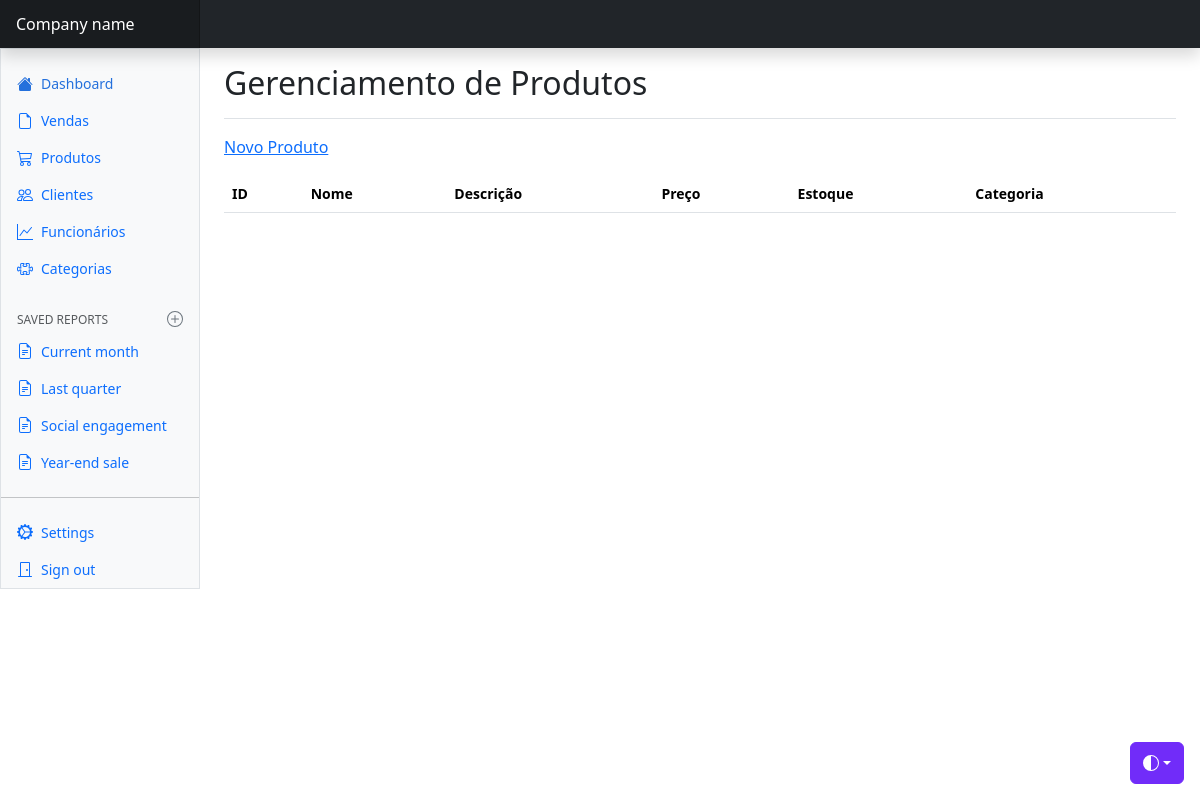
The page /rosaintima/views/produto/index.php on the database as committed earlier.
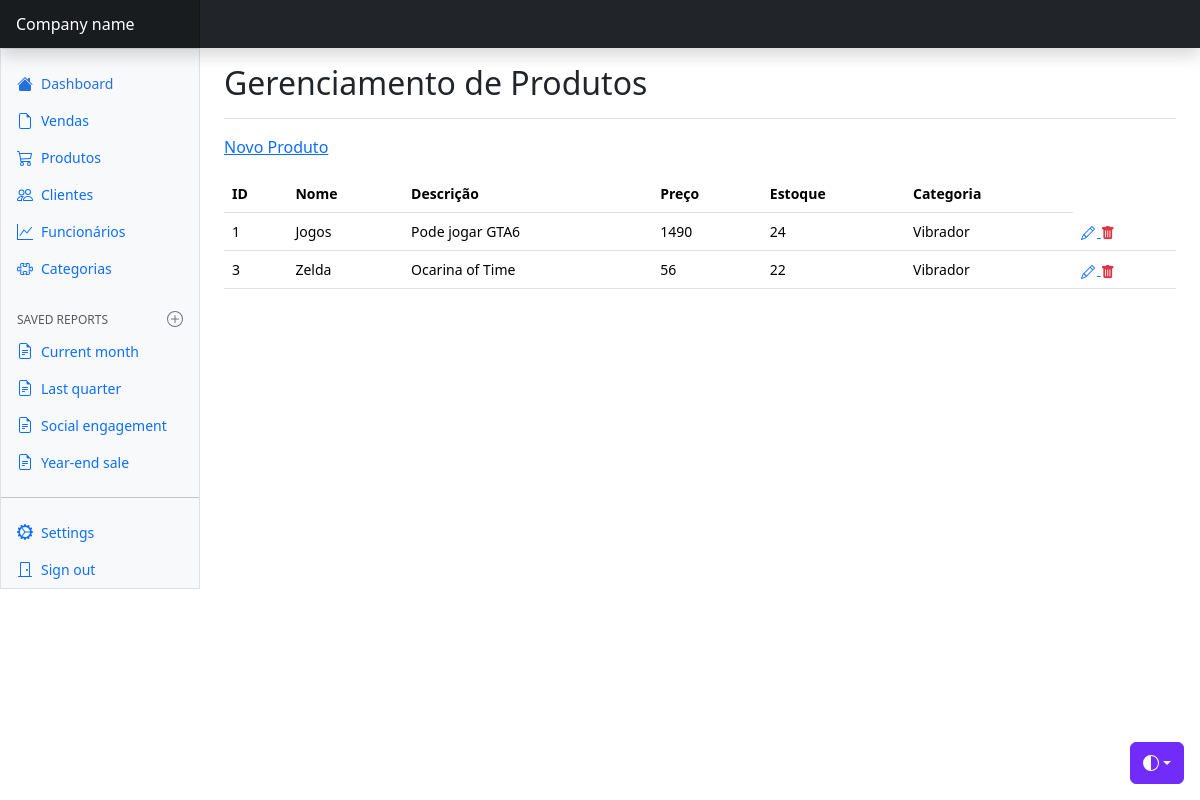
The same page on the database as committed later.
### tables this page shows
CREATE TABLE `produto` (
  `id_produto` int NOT NULL AUTO_INCREMENT,
  `nome` varchar(45) DEFAULT NULL,
  `descricao` text,
  `preco` float DEFAULT NULL,
  `estoque` varchar(45) DEFAULT NULL,
  `id_categoria` int NOT NULL,
  PRIMARY KEY (`id_produto`),
  KEY `fk_filme_categoria_idx` (`id_categoria`),
  CONSTRAINT `fk_filme_categoria` FOREIGN KEY (`id_categoria`) REFERENCES `categoria` (`id_categoria`)
);

CREATE TABLE `categoria` (
  `id_categoria` int NOT NULL AUTO_INCREMENT,
  `descricao` varchar(45) DEFAULT NULL,
  PRIMARY KEY (`id_categoria`)
);

### rosaintima/config/BD.php (called while the page is built)
<?php
    class BD {
        public static function getConexao() {
            $conn = new PDO(
                "mysql:host=localhost;dbname=bd_rosaintima",
                "root",
                "root"
            );
            return $conn;
        }
    }

### rosaintima/model/dao/ProdutoDAO.php (called while the page is built, shortened)
<?php
    class ProdutoDAO {
        public function read() {
            try {
                $query = BD::getConexao()->prepare("SELECT * FROM produto");
                if(!$query->execute()){
                    print_r($query->errorInfo());
                }
                $listaProdutos = array();
                foreach($query->fetchAll(PDO::FETCH_ASSOC) as $linha) {
                    $produto = new Produto();
                    $produto->setId($linha['id_produto']);
                    $produto->setNome($linha['nome']);
                    $produto->setDescricao($linha['descricao']);
                    $produto->setPreco($linha['preco']);
                    $produto->setEstoque($linha['estoque']);
                    $daoCategoria = new CategoriaDAO();
                    $categoria = $daoCategoria->find($linha['id_categoria']);
                    $produto->setCategoria($categoria);
                    array_push($listaProdutos, $produto);
                }
                return $listaProdutos;
            }
            catch(PDOException $e) {
                echo "Erro #2: " . $e->getMessage();
            }
        }
    }

### rosaintima/model/dao/CategoriaDAO.php (called while the page is built, shortened)
<?php
    class CategoriaDAO {
        public function find($id) {
            try {
                $query = BD::getConexao()->prepare("SELECT * FROM categoria WHERE id_categoria = :i");
                $query->bindValue(':i', $id, PDO::PARAM_INT);
                if(!$query->execute()){
                    print_r($query->errorInfo());
                }
                if($linha = $query->fetch(PDO::FETCH_ASSOC)) {
                    $categoria = new Categoria();
                    $categoria->setId($linha['id_categoria']);
                    $categoria->setDescricao($linha['descricao']);
                }
                    return $categoria;
            }
            catch(PDOException $e) {
                echo "Erro #3: " . $e->getMessage();
            }
        }
    }

### rosaintima/model/bean/Produto.php (called while the page is built)
<?php
    class Produto {
        private $id;
        private $nome;
        private $descricao;
        private $preco;
        private $estoque;
        private $categoria;
        public function getId() {
            return $this->id;
        }
        public function setId($id) {
            $this->id = $id;
        }
        public function getNome() {
            return $this->nome;
        }
        public function setNome($nome) {
            $this->nome = $nome;
        }
        public function getDescricao() {
            return $this->descricao;
        }
        public function setDescricao($descricao) {
            $this->descricao = $descricao;
        }
        public function getEstoque() {
            return $this->estoque;
        }
        public function setEstoque($estoque) {
            $this->estoque = $estoque;
        }
        public function getPreco() {
            return $this->preco;
        }
        public function setPreco($preco) {
            $this->preco = $preco;
        }
        public function getCategoria() {
            return $this->categoria;
        }
        public function setCategoria($categoria) {
            $this->categoria = $categoria;
        }
    }

### rosaintima/model/bean/Categoria.php (called while the page is built, shortened)
<?php
    class Categoria {
        private $descricao;
        public function getDescricao() {
            return $this->descricao;
        }
        public function setDescricao($descricao) {
            $this->descricao = $descricao;
        }
    }

### rosaintima/views/produto/index.php (the view, shortened to what this page needs)
<?php
    $dao = new produtoDAO();
?>
<!doctype html>
<html lang="en" data-bs-theme="auto">
  <head>
    <link href="../../css/bootstrap.min.css" rel="stylesheet" />
    <link rel="stylesheet" href="https://cdn.jsdelivr.net/npm/bootstrap-icons@1.13.1/font/bootstrap-icons.min.css">
    <link href="../../css/dashboard.css" rel="stylesheet" />
  </head>
  <body>
    <div
      class="dropdown position-fixed bottom-0 end-0 mb-3 me-3 bd-mode-toggle"
    >
      <button
        class="btn btn-bd-primary py-2 dropdown-toggle d-flex align-items-center"
        id="bd-theme"
        type="button"
        aria-expanded="false"
        data-bs-toggle="dropdown"
        aria-label="Toggle theme (auto)"
      >
        <svg class="bi my-1 theme-icon-active" aria-hidden="true">
          <use href="#circle-half"></use>
        </svg>
      </button>
    </div>
    <header
      class="navbar sticky-top bg-dark flex-md-nowrap p-0 shadow"
      data-bs-theme="dark"
    >
      <a
        class="navbar-brand col-md-3 col-lg-2 me-0 px-3 fs-6 text-white"
        href="#"
        >Company name</a
      >
    </header>
    <div class="container-fluid">
      <div class="row">
        <div
          class="sidebar border border-right col-md-3 col-lg-2 p-0 bg-body-tertiary"
        >
          <div
            class="offcanvas-md offcanvas-end bg-body-tertiary"
            tabindex="-1"
            id="sidebarMenu"
            aria-labelledby="sidebarMenuLabel"
          >
            <?php include "../menu/navbar.php" ?>
          </div>
        </div>
        <main class="col-md-9 ms-sm-auto col-lg-10 px-md-4">
          <div
            class="d-flex justify-content-between flex-wrap flex-md-nowrap align-items-center pt-3 pb-2 mb-3 border-bottom"
          >
            <h1 class="h2">Gerenciamento de Produtos</h1>
          </div>
          <p>
            <a href="create.php"> Novo Produto</a>
          </p>
          <div class="table-responsive small">
            <table class="table table-hover">
                <tr>
                    <th>ID</th>
                    <th>Nome</th>
                    <th>Descrição</th>
                    <th>Preço</th>
                    <th>Estoque</th>
                    <th>Categoria</th>
                </tr>
                <?php foreach($dao->read() as $produto) : ?>
                    <tr>
                        <td><?= $produto->getId() ?></td>
                        <td><?= $produto->getNome() ?></td>
                        <td><?= $produto->getDescricao() ?></td>
                        <td><?= $produto->getPreco() ?></td>
                        <td><?= $produto->getEstoque() ?></td>
                        <td><?= $produto->getCategoria()->getDescricao() ?></td>
                        <td>
                          <a title="Editar" href="edit.php?id=<?= $produto->getId() ?>">
                            <i class="bi bi-pencil"></i>
                          </a>
                          <a title="Excluir" class="link-danger" href="destroy.php?id=<?= $produto->getId() ?>">
                            <i class="bi bi-trash-fill"></i>
                          </a>
                        </td>
                    </tr>
                <?php endforeach ?>
            </table>
          </div>
        </main>
      </div>
    </div>
  </body>
</html>

### rosaintima/views/menu/navbar.php
<div class="offcanvas-body d-md-flex flex-column p-0 pt-lg-3 overflow-y-auto">
    <ul class="nav flex-column">
    <li class="nav-item">
        <a
        class="nav-link d-flex align-items-center gap-2 active"
        aria-current="page"
        href="#"
        >
        <svg class="bi" aria-hidden="true">
            <use xlink:href="#house-fill"></use>
        </svg>
        Dashboard
        </a>
    </li>
    <li class="nav-item">
        <a class="nav-link d-flex align-items-center gap-2" href="../venda">
        <svg class="bi" aria-hidden="true">
            <use xlink:href="#file-earmark"></use>
        </svg>
        Vendas
        </a>
    </li>
    <li class="nav-item">
        <a class="nav-link d-flex align-items-center gap-2" href="../produto">
        <svg class="bi" aria-hidden="true">
            <use xlink:href="#cart"></use>
        </svg>
        Produtos
        </a>
    </li>
    <li class="nav-item">
        <a class="nav-link d-flex align-items-center gap-2" href="../cliente">
        <svg class="bi" aria-hidden="true">
            <use xlink:href="#people"></use>
        </svg>
        Clientes
        </a>
    </li>
    <li class="nav-item">
        <a class="nav-link d-flex align-items-center gap-2" href="../funcionario">
        <svg class="bi" aria-hidden="true">
            <use xlink:href="#graph-up"></use>
        </svg>
        Funcionários
        </a>
    </li>
    <li class="nav-item">
        <a class="nav-link d-flex align-items-center gap-2" href="../categoria">
        <svg class="bi" aria-hidden="true">
            <use xlink:href="#puzzle"></use>
        </svg>
        Categorias
        </a>
    </li>
    </ul>
    <h6
    class="sidebar-heading d-flex justify-content-between align-items-center px-3 mt-4 mb-1 text-body-secondary text-uppercase"
    >
    <span>Saved reports</span>
    <a
        class="link-secondary"
        href="#"
        aria-label="Add a new report"
    >
        <svg class="bi" aria-hidden="true">
        <use xlink:href="#plus-circle"></use>
        </svg>
    </a>
    </h6>
    <ul class="nav flex-column mb-auto">
    <li class="nav-item">
        <a class="nav-link d-flex align-items-center gap-2" href="#">
        <svg class="bi" aria-hidden="true">
            <use xlink:href="#file-earmark-text"></use>
        </svg>
        Current month
        </a>
    </li>
    <li class="nav-item">
        <a class="nav-link d-flex align-items-center gap-2" href="#">
        <svg class="bi" aria-hidden="true">
            <use xlink:href="#file-earmark-text"></use>
        </svg>
        Last quarter
        </a>
    </li>
    <li class="nav-item">
        <a class="nav-link d-flex align-items-center gap-2" href="#">
        <svg class="bi" aria-hidden="true">
            <use xlink:href="#file-earmark-text"></use>
        </svg>
        Social engagement
        </a>
    </li>
    <li class="nav-item">
        <a class="nav-link d-flex align-items-center gap-2" href="#">
        <svg class="bi" aria-hidden="true">
            <use xlink:href="#file-earmark-text"></use>
        </svg>
        Year-end sale
        </a>
    </li>
    </ul>
    <hr class="my-3" />
    <ul class="nav flex-column mb-auto">
    <li class="nav-item">
        <a class="nav-link d-flex align-items-center gap-2" href="#">
        <svg class="bi" aria-hidden="true">
            <use xlink:href="#gear-wide-connected"></use>
        </svg>
        Settings
        </a>
    </li>
    <li class="nav-item">
        <a class="nav-link d-flex align-items-center gap-2" href="#">
        <svg class="bi" aria-hidden="true">
            <use xlink:href="#door-closed"></use>
        </svg>
        Sign out
        </a>
    </li>
    </ul>
</div>

### rosaintima/css/dashboard.css (style rules this page uses)
.bi { display: inline-block; width: 1rem; height: 1rem; }
.sidebar .nav-link { font-size: .875rem; font-weight: 500; }
.sidebar .nav-link.active { color: #2470dc; }
.sidebar-heading { font-size: .75rem; }
.navbar-brand { padding-top: .75rem; padding-bottom: .75rem; background-color: rgba(0, 0, 0, .25); box-shadow: inset -1px 0 0 rgba(0, 0, 0, .25); }

### rosaintima/views/produto/index.php (style rules this page uses)
.bi { vertical-align: -0.125em; fill: currentColor; }
.btn-bd-primary { --bd-violet-bg: #712cf9; --bd-violet-rgb: 112.520718, 44.062154, 249.437846; --bs-btn-font-weight: 600; --bs-btn-color: var(--bs-white); --bs-btn-bg: var(--bd-violet-bg); --bs-btn-border-color: var(--bd-violet-bg); --bs-btn-hover-color: var(--bs-white); --bs-btn-hover-bg: #6528e0; --bs-btn-hover-border-color: #6528e0; --bs-btn-focus-shadow-rgb: var(--bd-violet-rgb); --bs-btn-active-color: var(--bs-btn-hover-color); --bs-btn-active-bg: #5a23c8; --bs-btn-active-border-color: #5a23c8; }
.bd-mode-toggle { z-index: 1500; }
.bd-mode-toggle .bi { width: 1em; height: 1em; }

Rows that differ between the two databases and show on the page:
added produto: id_produto "1", nome "Jogos", descricao "Pode jogar GTA6", preco "1490", estoque "24", id_categoria.descricao "Vibrador"
added produto: id_produto "3", nome "Zelda", descricao "Ocarina of Time", preco "56", estoque "22", id_categoria.descricao "Vibrador"
